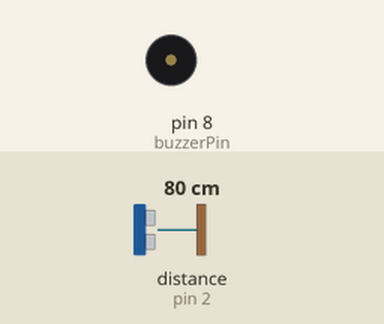
Bench run of a sketch on a simulated Arduino Uno, built with avr-gcc and run on an emulated ATmega328P. Shown: buzzer (waves = sounding). Wiring (inferred from the names in the program): ultrasonic range finder: trigger pin 3; echo pin 2. The test bench sets the inputs (shaded band); at power-on: distance to the obstacle (sensor on pin 2) 80 cm. The echo pulse lasts 58.3 µs per cm.

Above: at 1.2 s.
1.3 s: distance to the obstacle (sensor on pin 2) set to 53 cm
2.8 s: distance to the obstacle (sensor on pin 2) set to 45 cm
At 3.1 s:
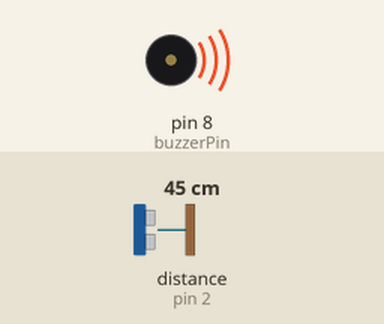
5.8 s: distance to the obstacle (sensor on pin 2) set to 60 cm
At 6.8 s:
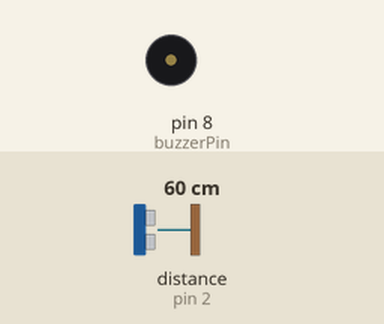
7.3 s: distance to the obstacle (sensor on pin 2) set to 2 cm
At 7.7 s:
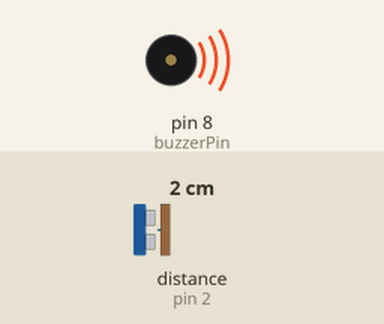
Timing chart, 0 to 10.3 s (numbered marks = the images above; inputs shaded):
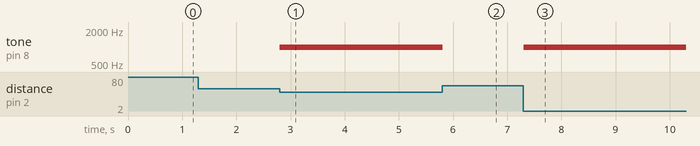

Measured:
- the behaviour switches between 51 and 50 cm on distance to the obstacle (sensor on pin 2) (found by bisection; images 0 and 1)
- after the input at 1.3 s, every drawn part: stays the same
- after the input at 2.8 s, tone on pin 8 (buzzerPin): silent → 1000 Hz at once
- after the input at 5.8 s, tone on pin 8 (buzzerPin): 1000 Hz → silent at once
- after the input at 7.3 s, tone on pin 8 (buzzerPin): silent → 1000 Hz at once

The sketch:

Arduino_based_blind_stick_for_visually_impaired.ino
```cpp
const int buzzerPin = 8;   // Buzzer connected to digital pin 8
const int triggerPin = 3;  // Ultrasonic sensor trigger pin connected to digital pin 3
const int echoPin = 2;     // Ultrasonic sensor echo pin connected to digital pin 2

void setup() {
  pinMode(buzzerPin, OUTPUT);
  pinMode(triggerPin, OUTPUT);
  pinMode(echoPin, INPUT);
}

void loop() {
  if (isObjectDetected()) {
    // Trigger the alarm if an object is detected
    activateAlarm();
  } else {
    // Deactivate the alarm
    deactivateAlarm();
  }
}

bool isObjectDetected() {
  digitalWrite(triggerPin, LOW);
  delayMicroseconds(2);
  digitalWrite(triggerPin, HIGH);
  delayMicroseconds(10);
  digitalWrite(triggerPin, LOW);

  long duration = pulseIn(echoPin, HIGH);
  float distance = duration * 0.034 / 2;  // Calculate distance in centimeters

  return (distance < 50);  // Adjust the threshold distance based on your needs
}

void activateAlarm() {
  tone(buzzerPin, 1000);  // Play a 1000Hz tone on the buzzer
  delay(1000);            // Wait for 1 second
  noTone(buzzerPin);      // Turn off the buzzer
}

void deactivateAlarm() {
  noTone(buzzerPin);  // Turn off the buzzer
}
```
